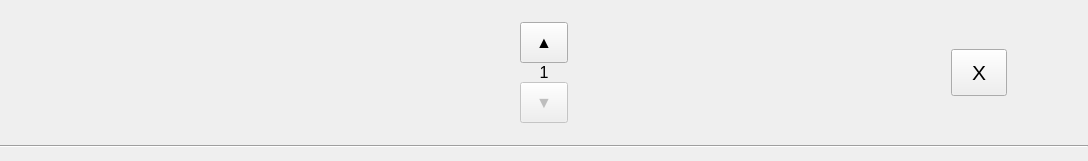
<?xml version="1.0" encoding="UTF-8"?>
<ui version="4.0">
 <class>cart_row_template</class>
 <widget class="QWidget" name="cart_row_template">
  <property name="geometry">
   <rect>
    <x>0</x>
    <y>0</y>
    <width>1088</width>
    <height>161</height>
   </rect>
  </property>
  <property name="windowTitle">
   <string>Form</string>
  </property>
  <layout class="QVBoxLayout" name="verticalLayout">
   <property name="spacing">
    <number>10</number>
   </property>
   <property name="leftMargin">
    <number>0</number>
   </property>
   <property name="topMargin">
    <number>10</number>
   </property>
   <property name="rightMargin">
    <number>0</number>
   </property>
   <property name="bottomMargin">
    <number>0</number>
   </property>
   <item>
    <layout class="QHBoxLayout" name="horizontalLayout" stretch="1,1,1,1,1">
     <property name="spacing">
      <number>0</number>
     </property>
     <item>
      <widget class="QLabel" name="name_label">
       <property name="font">
        <font>
         <pointsize>12</pointsize>
        </font>
       </property>
       <property name="alignment">
        <set>Qt::AlignCenter</set>
       </property>
      </widget>
     </item>
     <item>
      <widget class="QLabel" name="cost_label">
       <property name="font">
        <font>
         <pointsize>12</pointsize>
        </font>
       </property>
       <property name="alignment">
        <set>Qt::AlignCenter</set>
       </property>
      </widget>
     </item>
     <item>
      <layout class="QVBoxLayout" name="verticalLayout_2">
       <item>
        <layout class="QHBoxLayout" name="horizontalLayout_3">
         <item>
          <spacer name="horizontalSpacer_3">
           <property name="orientation">
            <enum>Qt::Horizontal</enum>
           </property>
           <property name="sizeHint" stdset="0">
            <size>
             <width>40</width>
             <height>20</height>
            </size>
           </property>
          </spacer>
         </item>
         <item>
          <widget class="QPushButton" name="increase_quantity_button">
           <property name="sizePolicy">
            <sizepolicy hsizetype="Fixed" vsizetype="Fixed">
             <horstretch>0</horstretch>
             <verstretch>0</verstretch>
            </sizepolicy>
           </property>
           <property name="font">
            <font>
             <pointsize>12</pointsize>
            </font>
           </property>
           <property name="styleSheet">
            <string notr="true">padding: 10px 15px</string>
           </property>
           <property name="text">
            <string>▲</string>
           </property>
          </widget>
         </item>
         <item>
          <spacer name="horizontalSpacer_2">
           <property name="orientation">
            <enum>Qt::Horizontal</enum>
           </property>
           <property name="sizeHint" stdset="0">
            <size>
             <width>40</width>
             <height>20</height>
            </size>
           </property>
          </spacer>
         </item>
        </layout>
       </item>
       <item>
        <widget class="QLabel" name="quantity_label">
         <property name="font">
          <font>
           <pointsize>12</pointsize>
          </font>
         </property>
         <property name="text">
          <string>1</string>
         </property>
         <property name="alignment">
          <set>Qt::AlignCenter</set>
         </property>
        </widget>
       </item>
       <item>
        <layout class="QHBoxLayout" name="horizontalLayout_4">
         <item>
          <spacer name="horizontalSpacer_4">
           <property name="orientation">
            <enum>Qt::Horizontal</enum>
           </property>
           <property name="sizeHint" stdset="0">
            <size>
             <width>40</width>
             <height>20</height>
            </size>
           </property>
          </spacer>
         </item>
         <item>
          <widget class="QPushButton" name="decrease_quantity_button">
           <property name="enabled">
            <bool>false</bool>
           </property>
           <property name="sizePolicy">
            <sizepolicy hsizetype="Fixed" vsizetype="Fixed">
             <horstretch>0</horstretch>
             <verstretch>0</verstretch>
            </sizepolicy>
           </property>
           <property name="font">
            <font>
             <pointsize>12</pointsize>
            </font>
           </property>
           <property name="styleSheet">
            <string notr="true">padding: 10px 15px</string>
           </property>
           <property name="text">
            <string>▼</string>
           </property>
          </widget>
         </item>
         <item>
          <spacer name="horizontalSpacer_5">
           <property name="orientation">
            <enum>Qt::Horizontal</enum>
           </property>
           <property name="sizeHint" stdset="0">
            <size>
             <width>40</width>
             <height>20</height>
            </size>
           </property>
          </spacer>
         </item>
        </layout>
       </item>
      </layout>
     </item>
     <item>
      <widget class="QLabel" name="total_label">
       <property name="font">
        <font>
         <pointsize>12</pointsize>
        </font>
       </property>
       <property name="alignment">
        <set>Qt::AlignCenter</set>
       </property>
      </widget>
     </item>
     <item>
      <layout class="QHBoxLayout" name="horizontalLayout_2">
       <item>
        <spacer name="horizontalSpacer">
         <property name="orientation">
          <enum>Qt::Horizontal</enum>
         </property>
         <property name="sizeHint" stdset="0">
          <size>
           <width>40</width>
           <height>20</height>
          </size>
         </property>
        </spacer>
       </item>
       <item>
        <widget class="QPushButton" name="remove_button">
         <property name="font">
          <font>
           <pointsize>16</pointsize>
          </font>
         </property>
         <property name="styleSheet">
          <string notr="true">padding: 10px 20px</string>
         </property>
         <property name="text">
          <string>X</string>
         </property>
        </widget>
       </item>
       <item>
        <spacer name="horizontalSpacer_6">
         <property name="orientation">
          <enum>Qt::Horizontal</enum>
         </property>
         <property name="sizeHint" stdset="0">
          <size>
           <width>40</width>
           <height>20</height>
          </size>
         </property>
        </spacer>
       </item>
      </layout>
     </item>
    </layout>
   </item>
   <item>
    <widget class="Line" name="line">
     <property name="orientation">
      <enum>Qt::Horizontal</enum>
     </property>
    </widget>
   </item>
  </layout>
 </widget>
 <resources/>
 <connections/>
</ui>
